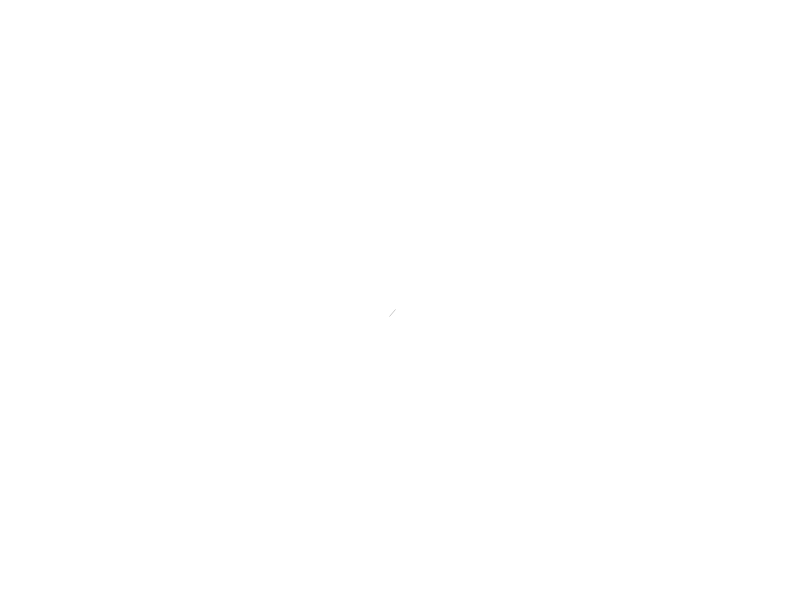
Frame 1 (no input)
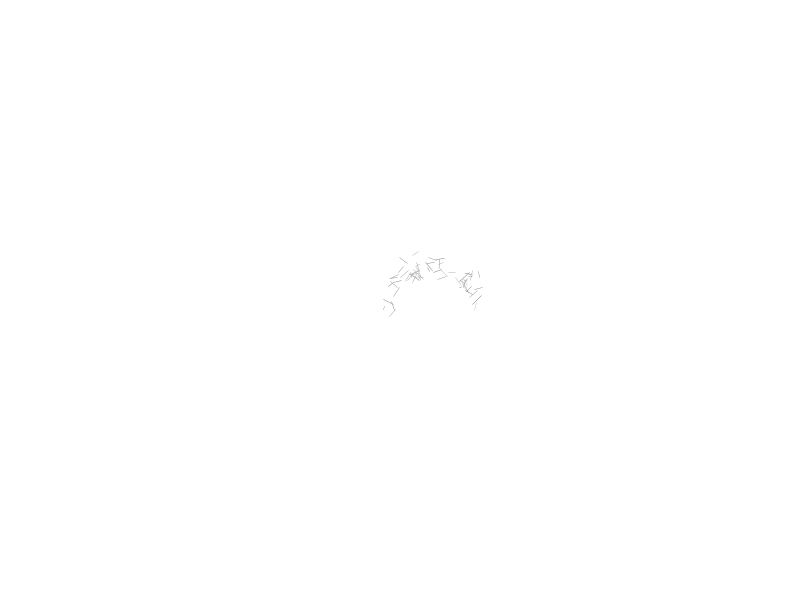
Frame 60 (the mouse pressed at the canvas centre just before this capture)
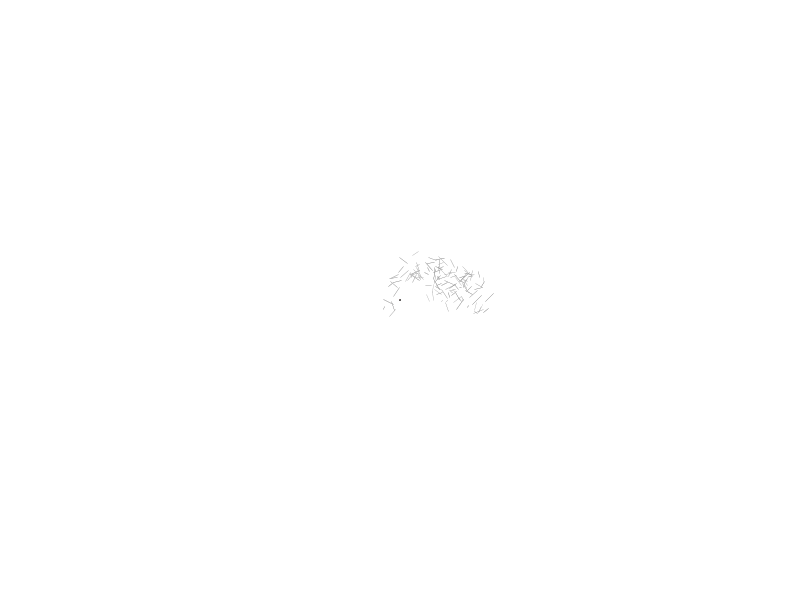
Frame 120 (the mouse held since frame 60 and released just before this capture)

The Processing sketch that drew these frames (run headless with seeded random() and noise(); from frame 60 on, the mouse is pressed at the canvas centre):

// Processing sketch: pendulum02
// ── pendulum02.pde
float c=0;
int bgColor;
float myX, myY;
float myRandom;
float posX, posY, posNewX, posNewY;

void setup() {
  size(800, 600);
  frameRate(90);
  colorMode(HSB, 100);
  background(100);
  posX = width/2;
  posY = height/2;
}

void draw() {
  noStroke();
fill(100, 1);
rect(0, 0, width, height);
  // Check if initial mouse is on the corner.
  if (pmouseX == 0 && pmouseY == 0) {
    pmouseX = mouseX;
    pmouseY = mouseY;
  }

  myRandom = random(50);
  bgColor = 100;
  myX = pmouseX;
  myY = pmouseY;
  c = noise(5);

  //Line Random Positin
  posX = posX + random(-10, 10);
  posY = posY + random(-10, 10);

  posNewX = posX + random(-10, 10);
  posNewY = posY + random(-10, 10);

// DRAW LINE
  stroke(10+myRandom);
  strokeWeight(abs(c));
// line(posX, posY, posNewX, posNewY);
 line(posX, posY, posNewX, posNewY);

  /// End Line Random

  //  line(myX+random(10), myY+ random(10), myX+random(10), myY+random(10));
  //  line(myX, myY, mouseX, mouseY);
  //  line(myRandom, myRandom, myRandom, myRandom);
  //  stroke(200, posY*5, posNewX*2);

// TEST IF IS INSID SCREEN
if (posX < 0 || posX > width){
posX = width/2;
}

// INTERACTION
  if (mousePressed == true) {
    //    line(pmouseX, pmouseY, mouseX, mouseY);
    fill(5, 100, mouseY/3, 50);
    ellipse(mouseX, mouseY, c, c);
  }

  if (keyPressed == true) {
    background(bgColor);
  }
}
